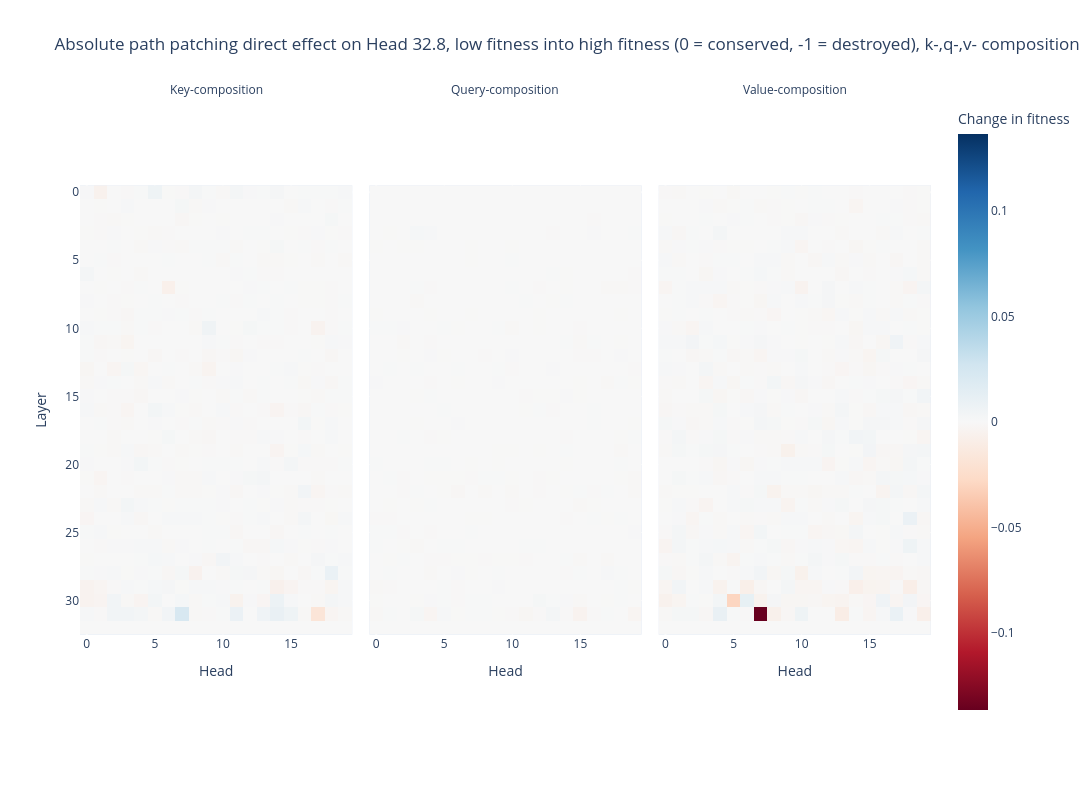

Write notebook code for a chart like this one.
### Markdown cell above
#### Fig 22.5 -- Absolute path patching (HIGH into LOW) from attn. to 32.8

### Code cell
imshow(
    abs_path_patch_328_tensor,
    labels={"x": "Head", "y": "Layer", "color": "Change in fitness"},
    title="Absolute path patching direct effect on Head 32.8, low fitness into high fitness (0 = conserved, -1 = destroyed), k-,q-,v- composition",
    facet_labels=["Key-composition", "Query-composition", "Value-composition"],
    width=1400,
    height=800,
    facet_col=0,
    # range_color=(-0.5,0.5)
)

### Figure 1 — Plotly figure (JSON) as saved in the notebook; plotly's stock layout.template omitted (floating-point values rounded to 4 significant figures; data arrays with more than 128 entries replaced by an {"elided": "..."} marker saying what was removed)
{"data": [{"coloraxis": "coloraxis", "hovertemplate": "Head: %{x}<br>Layer: %{y}<br>Change in fitness: %{z}<extra></extra>", "name": "0", "type": "heatmap", "xaxis": "x", "yaxis": "y", "z": {"elided": "33x20 float values"}}, {"coloraxis": "coloraxis", "hovertemplate": "Head: %{x}<br>Layer: %{y}<br>Change in fitness: %{z}<extra></extra>", "name": "1", "type": "heatmap", "xaxis": "x2", "yaxis": "y2", "z": {"elided": "33x20 float values"}}, {"coloraxis": "coloraxis", "hovertemplate": "Head: %{x}<br>Layer: %{y}<br>Change in fitness: %{z}<extra></extra>", "name": "2", "type": "heatmap", "xaxis": "x3", "yaxis": "y3", "z": {"elided": "33x20 float values"}}], "layout": {"annotations": [{"font": {}, "showarrow": false, "text": "Key-composition", "x": 0.16, "xanchor": "center", "xref": "paper", "y": 1, "yanchor": "bottom", "yref": "paper"}, {"font": {}, "showarrow": false, "text": "Query-composition", "x": 0.5, "xanchor": "center", "xref": "paper", "y": 1, "yanchor": "bottom", "yref": "paper"}, {"font": {}, "showarrow": false, "text": "Value-composition", "x": 0.84, "xanchor": "center", "xref": "paper", "y": 1, "yanchor": "bottom", "yref": "paper"}], "coloraxis": {"cmid": 0, "colorbar": {"title": {"text": "Change in fitness"}}, "colorscale": [[0, "rgb(103,0,31)"], [0.1, "rgb(178,24,43)"], [0.2, "rgb(214,96,77)"], [0.3, "rgb(244,165,130)"], [0.4, "rgb(253,219,199)"], [0.5, "rgb(247,247,247)"], [0.6, "rgb(209,229,240)"], [0.7, "rgb(146,197,222)"], [0.8, "rgb(67,147,195)"], [0.9, "rgb(33,102,172)"], [1, "rgb(5,48,97)"]]}, "height": 800, "title": {"text": "Absolute path patching direct effect on Head 32.8, low fitness into high fitness (0 = conserved, -1 = destroyed), k-,q-,v- composition"}, "width": 1400, "xaxis": {"anchor": "y", "constrain": "domain", "domain": [0, 0.32], "scaleanchor": "y", "title": {"text": "Head"}}, "xaxis2": {"anchor": "y2", "domain": [0.34, 0.66], "matches": "x", "title": {"text": "Head"}}, "xaxis3": {"anchor": "y3", "domain": [0.68, 1.0], "matches": "x", "title": {"text": "Head"}}, "yaxis": {"anchor": "x", "autorange": "reversed", "constrain": "domain", "domain": [0, 1], "title": {"text": "Layer"}}, "yaxis2": {"anchor": "x2", "domain": [0, 1], "matches": "y", "showticklabels": false}, "yaxis3": {"anchor": "x3", "domain": [0, 1], "matches": "y", "showticklabels": false}}}
